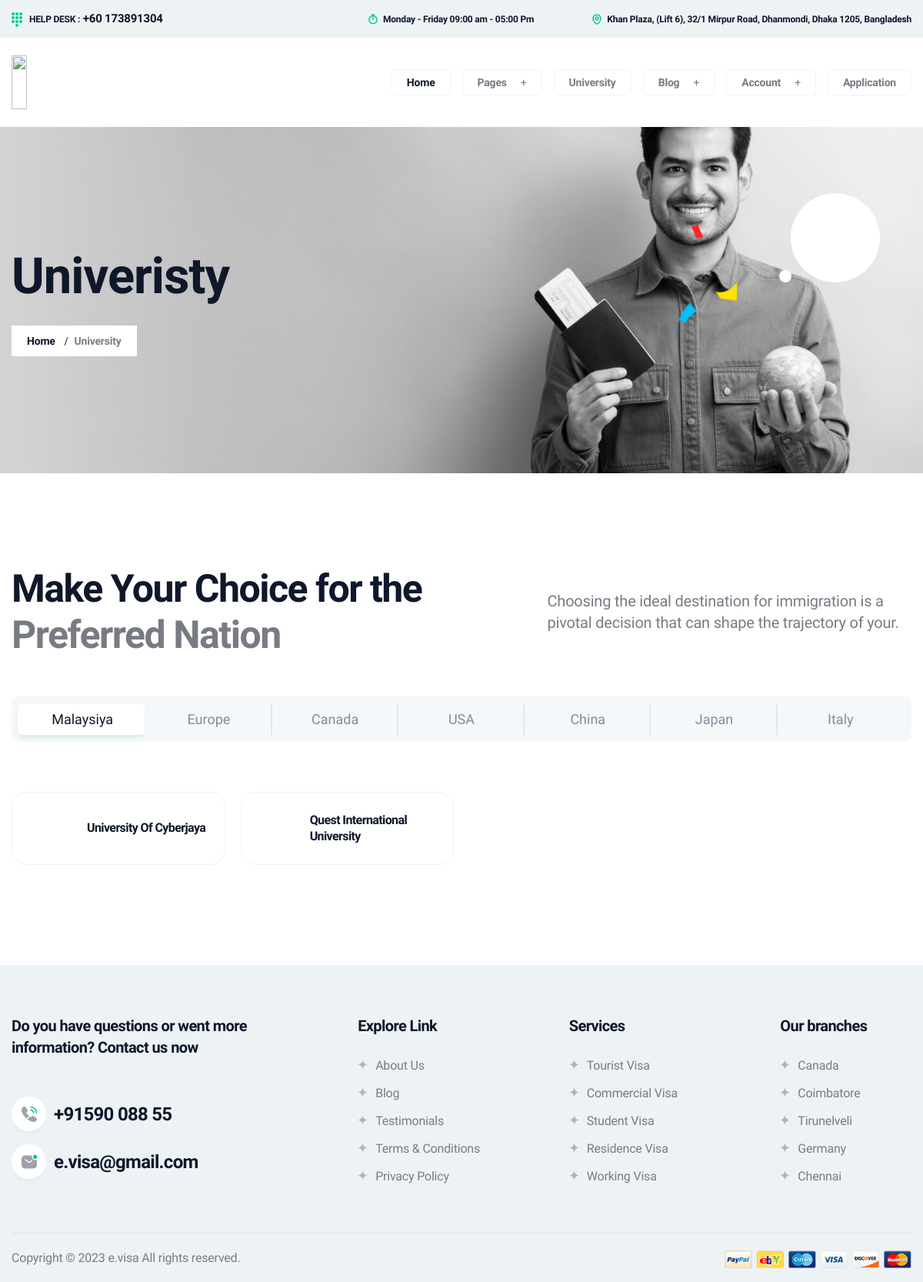
Page /university/ on the earlier database version.
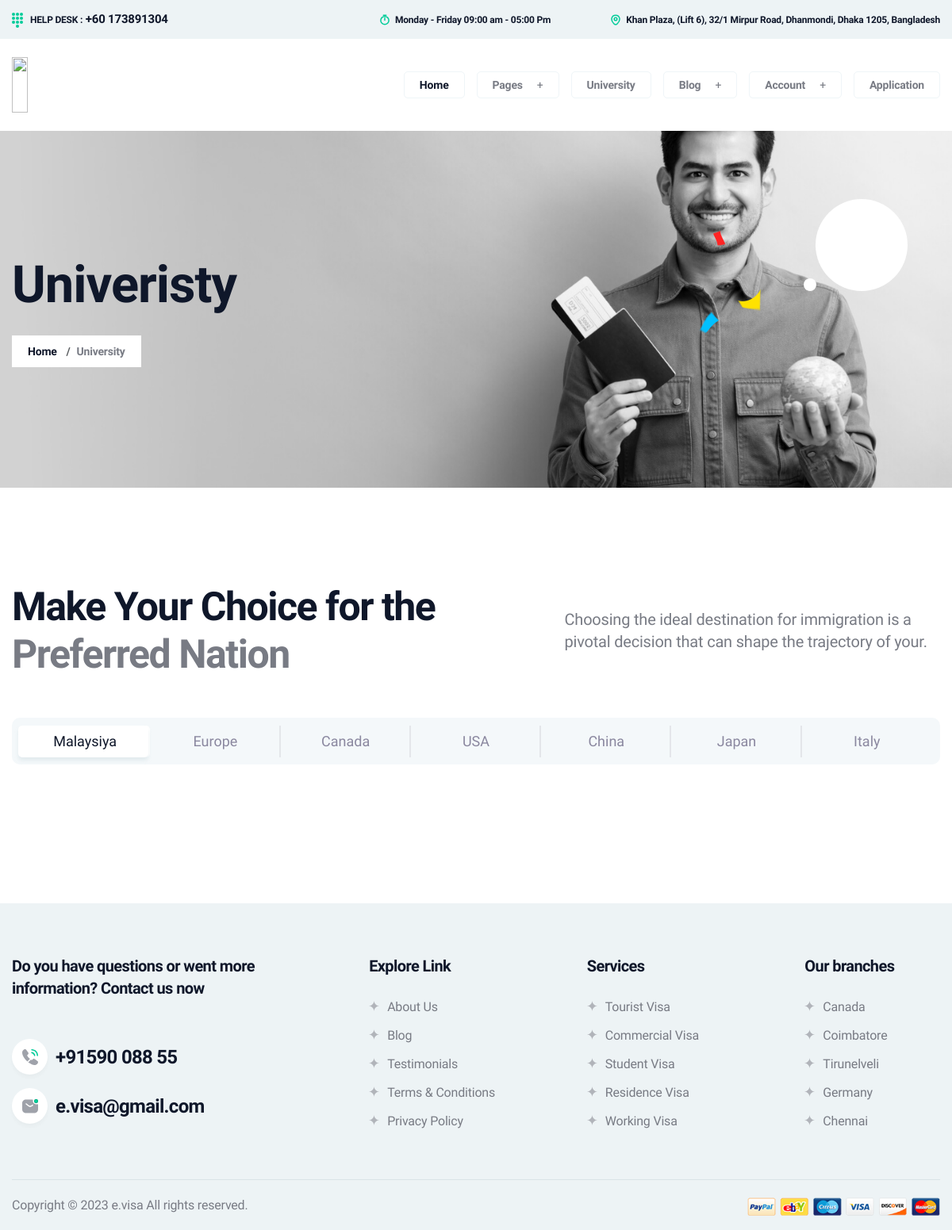
Same page on the later database version.
### core/models.py (models this page shows, shortened)
class University(models.Model):
    name = models.CharField(max_length=255)
    logo = models.ImageField(upload_to='university_logos', null=True, blank=True)
    title = models.CharField(max_length=255)
    description = models.TextField(null=True, blank=True)
    image = models.ImageField(upload_to='university_images', null=True, blank=True)
    class Meta:
        verbose_name = "University"
        verbose_name_plural = "         University"

### core/views.py (the view)
# urls.py: path('university/', views.university, name="university"),
def university(request):
    universities = University.objects.all()
    context = {
        'universities' : universities
    }
    return render(request, 'root/university.html', context)

### templates/root/university.html (shortened to what the changed rows need)
{% extends 'root/partial/base.html' %}
{% load static %}
{% block content %}
<section class="breadcrumb pos-rel bg_img" data-background="{% static '/root/assets/img/bg/breadcrumb_bg.jpg' %}">
    <div class="container">
        <div class="breadcrumb__content">
            <h2 class="breadcrumb__title">Univeristy</h2>
        </div>
    </div>
</section>
<section class="country pt-120 pb-130">
    <div class="container">
        <div class="row mb-30 align-items-center">
            <div class="col-lg-6">
                <div class="sec-title">
                    <h2 class="mb-20 wow skewIn">Make Your Choice for the <br> <span>Preferred Nation</span>
                    </h2>
                </div>
            </div>
        </div>
        <div class="tab-content" id="myTabContent">
            <div class="tab-pane animated fadeInUp show active" id="xbc-tab-pane1" role="tabpanel"
                    aria-labelledby="xbc-tab1" tabindex="0">
                <div class="xb-country ul_li">
                    {% for university in universities %}
                    <div class="xb-item--item">
                        <a href="{% url 'core:university-details' university.id %}" class="xb-item--inner ul_li">
                            <div class="xb-item--flag">
                            </div>
                            <h3 class="xb-item--title">{{university.name}}</h3>
                        </a>
                    </div>
                    {% endfor %}
                </div>
            </div>
        </div>
    </div>
</section>
{% endblock %}

Differences in the rows shown:
removed University: name "University Of Cyberjaya"
removed University: name "Quest International University"
